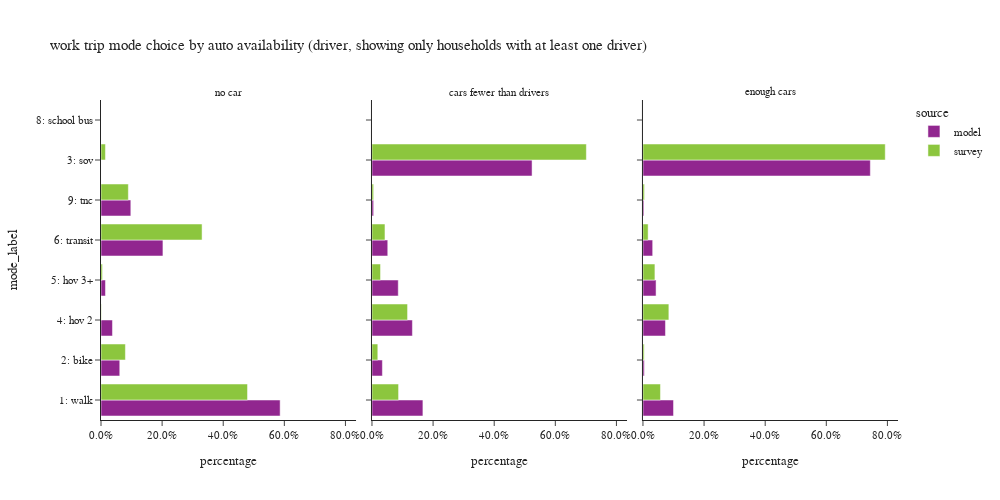

Notebook source saved alongside this figure:
### Code cell
plot_mode_choice(wk_trip.loc[wk_trip['auto_available_driver']!="no dirver"],"auto_available_driver",
                 {"auto_available_driver":["no car", "cars fewer than drivers","enough cars"],
                  "tmodetp_label":["1: walk","2: bike","3: sov","4: hov 2","5: hov 3+","6: transit",
                                   "8: school bus","9: other–survey only"]},
                 "auto availability (driver, showing only households with at least one driver)",3,500,1000)

### Figure 1 — Plotly figure (JSON) as saved in the notebook; plotly's stock layout.template omitted (floating-point values rounded to 4 significant figures)
{"data": [{"alignmentgroup": "True", "customdata": [[123689], [12952], [7916], [3085], [42762], [20591]], "hovertemplate": "source=model<br>auto_available_driver=no car<br>percentage=%{x}<br>mode_label=%{y}<br>sample count=%{customdata[0]}<extra></extra>", "legendgroup": "model", "marker": {"color": "#91268F", "pattern": {"shape": ""}}, "name": "model", "offsetgroup": "model", "orientation": "h", "showlegend": true, "textposition": "auto", "type": "bar", "x": [0.5862, 0.06139, 0.03752, 0.01462, 0.2027, 0.09759], "xaxis": "x", "y": ["1: walk", "2: bike", "4: hov 2", "5: hov 3+", "6: transit", "9: tnc"], "yaxis": "y"}, {"alignmentgroup": "True", "customdata": [[106], [35], [7], [2], [2], [94], [7]], "hovertemplate": "source=survey<br>auto_available_driver=no car<br>percentage=%{x}<br>mode_label=%{y}<br>sample count=%{customdata[0]}<extra></extra>", "legendgroup": "survey", "marker": {"color": "#8CC63E", "pattern": {"shape": ""}}, "name": "survey", "offsetgroup": "survey", "orientation": "h", "showlegend": true, "textposition": "auto", "type": "bar", "x": [0.4795, 0.07986, 0.01454, 0.001073, 0.004781, 0.3308, 0.0895], "xaxis": "x", "y": ["1: walk", "2: bike", "3: sov", "4: hov 2", "5: hov 3+", "6: transit", "9: tnc"], "yaxis": "y"}, {"alignmentgroup": "True", "customdata": [[157445], [32183], [494904], [124958], [81239], [48783], [46], [5093]], "hovertemplate": "source=model<br>auto_available_driver=cars fewer than drivers<br>percentage=%{x}<br>mode_label=%{y}<br>sample count=%{customdata[0]}<extra></extra>", "legendgroup": "model", "marker": {"color": "#91268F", "pattern": {"shape": ""}}, "name": "model", "offsetgroup": "model", "orientation": "h", "showlegend": false, "textposition": "auto", "type": "bar", "x": [0.1667, 0.03407, 0.5239, 0.1323, 0.086, 0.05164, 4.87e-05, 0.005391], "xaxis": "x2", "y": ["1: walk", "2: bike", "3: sov", "4: hov 2", "5: hov 3+", "6: transit", "8: school bus", "9: tnc"], "yaxis": "y2"}, {"alignmentgroup": "True", "customdata": [[97], [56], [345], [61], [18], [81], [3]], "hovertemplate": "source=survey<br>auto_available_driver=cars fewer than drivers<br>percentage=%{x}<br>mode_label=%{y}<br>sample count=%{customdata[0]}<extra></extra>", "legendgroup": "survey", "marker": {"color": "#8CC63E", "pattern": {"shape": ""}}, "name": "survey", "offsetgroup": "survey", "orientation": "h", "showlegend": false, "textposition": "auto", "type": "bar", "x": [0.08701, 0.01907, 0.7016, 0.1165, 0.028, 0.0425, 0.005384], "xaxis": "x2", "y": ["1: walk", "2: bike", "3: sov", "4: hov 2", "5: hov 3+", "6: transit", "9: tnc"], "yaxis": "y2"}, {"alignmentgroup": "True", "customdata": [[177616], [7927], [1321601], [130771], [76158], [56470], [8], [5570]], "hovertemplate": "source=model<br>auto_available_driver=enough cars<br>percentage=%{x}<br>mode_label=%{y}<br>sample count=%{customdata[0]}<extra></extra>", "legendgroup": "model", "marker": {"color": "#91268F", "pattern": {"shape": ""}}, "name": "model", "offsetgroup": "model", "orientation": "h", "showlegend": false, "textposition": "auto", "type": "bar", "x": [0.1, 0.004463, 0.7441, 0.07363, 0.04288, 0.03179, 4.504e-06, 0.003136], "xaxis": "x3", "y": ["1: walk", "2: bike", "3: sov", "4: hov 2", "5: hov 3+", "6: transit", "8: school bus", "9: tnc"], "yaxis": "y3"}, {"alignmentgroup": "True", "customdata": [[146], [32], [1245], [73], [40], [73], [4]], "hovertemplate": "source=survey<br>auto_available_driver=enough cars<br>percentage=%{x}<br>mode_label=%{y}<br>sample count=%{customdata[0]}<extra></extra>", "legendgroup": "survey", "marker": {"color": "#8CC63E", "pattern": {"shape": ""}}, "name": "survey", "offsetgroup": "survey", "orientation": "h", "showlegend": false, "textposition": "auto", "type": "bar", "x": [0.05727, 0.004029, 0.7929, 0.08476, 0.03913, 0.01693, 0.004974], "xaxis": "x3", "y": ["1: walk", "2: bike", "3: sov", "4: hov 2", "5: hov 3+", "6: transit", "9: tnc"], "yaxis": "y3"}], "layout": {"annotations": [{"font": {}, "showarrow": false, "text": "no car", "x": 0.16, "xanchor": "center", "xref": "paper", "y": 1.0, "yanchor": "bottom", "yref": "paper"}, {"font": {}, "showarrow": false, "text": "cars fewer than drivers", "x": 0.5, "xanchor": "center", "xref": "paper", "y": 1.0, "yanchor": "bottom", "yref": "paper"}, {"font": {}, "showarrow": false, "text": "enough cars", "x": 0.84, "xanchor": "center", "xref": "paper", "y": 1.0, "yanchor": "bottom", "yref": "paper"}], "barmode": "group", "height": 500, "legend": {"title": {"text": "source"}, "tracegroupgap": 0}, "title": {"text": "work trip mode choice by auto availability (driver, showing only households with at least one driver)"}, "width": 1000, "xaxis": {"anchor": "y", "domain": [0.0, 0.32], "tickformat": ".1%", "title": {"text": "percentage"}}, "xaxis2": {"anchor": "y2", "domain": [0.34, 0.66], "matches": "x", "tickformat": ".1%", "title": {"text": "percentage"}}, "xaxis3": {"anchor": "y3", "domain": [0.68, 1.0], "matches": "x", "tickformat": ".1%", "title": {"text": "percentage"}}, "yaxis": {"anchor": "x", "domain": [0.0, 1.0], "title": {"text": "mode_label"}}, "yaxis2": {"anchor": "x2", "domain": [0.0, 1.0], "matches": "y", "showticklabels": false}, "yaxis3": {"anchor": "x3", "domain": [0.0, 1.0], "matches": "y", "showticklabels": false}}}
